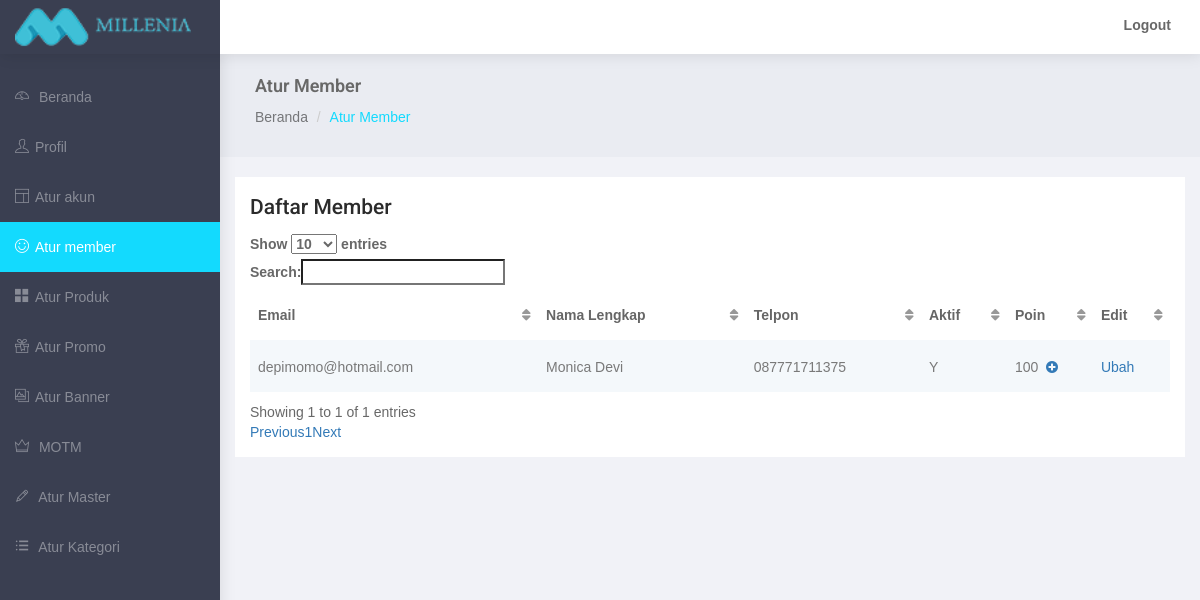
Page /admin/member.php (signed in) on the earlier database version.
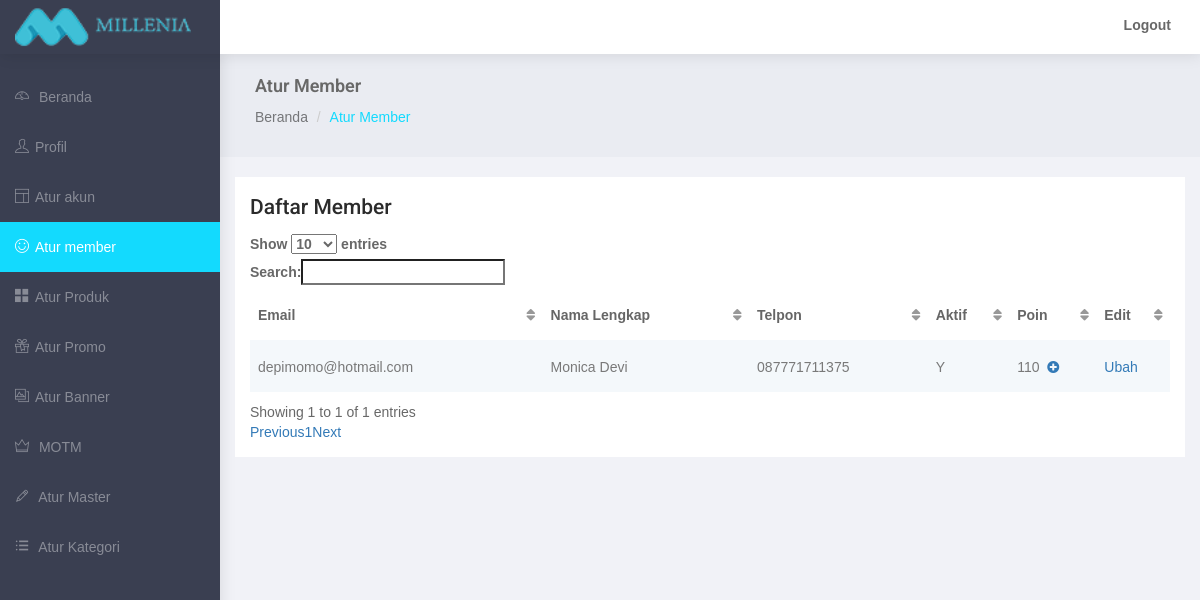
Same page on the later database version.
### tables this page shows
CREATE TABLE `mi_member` (
  `member_id` int(11) NOT NULL,
  `member_email` varchar(100) NOT NULL,
  `member_pass` varchar(200) NOT NULL,
  `member_crypt` text NOT NULL,
  `member_fullname` varchar(50) DEFAULT NULL,
  `member_address` varchar(200) DEFAULT NULL,
  `member_city_id` int(11) DEFAULT NULL,
  `member_postcode` int(6) DEFAULT NULL,
  `member_phone` varchar(20) DEFAULT NULL,
  `member_breast` int(3) DEFAULT NULL,
  `member_waist` int(3) DEFAULT NULL,
  `member_point` int(11) DEFAULT NULL,
  `member_active` enum('Y','N') NOT NULL DEFAULT 'N',
  `member_regdate` date NOT NULL,
  `member_regtime` time NOT NULL,
  `member_hashing_signup` text NOT NULL,
  `member_hashing_forgot` text
);

### admin/member.php (the view, shortened to what this page needs)
<?php
	require 'includes/connect.php';
?>
<!DOCTYPE html>
<html lang="en">
<head>
</head>
<body>
    <div id="wrapper">
        <div id="page-wrapper">
            <div class="container-fluid">
                <div class="row bg-title">
                    <div class="col-lg-12">
                        <h4 class="page-title">Atur Member</h4>
                        <ol class="breadcrumb">
                            <li><a href="index.php">Beranda</a></li>
                            <li class="active">Atur Member</li>
                        </ol>
                    </div>
                </div>
                <div class="row">
                    <div class="col-md-12 col-lg-12 col-sm-12">
                        <div class="white-box">
                            <h3>Daftar Member</h3>
                            <div class="table-responsive">
                                <table id="tbl" class="table-striped table">
                                    <thead>
                                        <tr>
                                            <th>Email</th>
                                            <th>Nama Lengkap</th>
                                            <th>Telpon</th>
                                            <th>Aktif</th>
                                            <th>Poin</th>
                                            <th>Edit</th>
                                        </tr>
                                    </thead>
                                    <tbody>
                                        <?php
                                        $list = mysqli_query($conn, "SELECT * FROM mi_member");
                                        while ($row = mysqli_fetch_assoc($list))
                                          {
                                            $id = $row['member_id'];
                                            $email = $row['member_email'];
                                            $fullname = $row['member_fullname'];
                                            $phone = $row['member_phone'];
                                            $active = $row['member_active'];
                                            $point = $row['member_point'];
                                            echo "
                                            <tr>
                                              <td>".$email."</td>
                                              <td>".$fullname."</td>
                                              <td>".$phone."</td>
                                              <td>".$active."</td>
                                              <td>".$point."<a data-toggle='modal' data-target='#modalEdit' data-id='".$id."' style='cursor: pointer;' class='edit'>&nbsp&nbsp<i class='fa fa-plus-circle'></a></td>
                                              <td><a href='edit-member.php?id=".$id."'>Ubah</a></td>
                                            </tr>
                                            ";
                                          }
                                        ?>
                                    </tbody>
                                </table>
                            </div>
                        </div>
                    </div>
                </div>
            </div>
        </div>
    </div>
</body>
</html>

### admin/css/style.css (style rules this page uses)
* { outline:0!important }
body { background:#3a3f51;font-family:'Open Sans',sans-serif;margin:0;overflow-x:hidden;color:#686868 }
html { position:relative;min-height:100%;background:#f1f2f7 }
h1,h2,h3,h4,h5,h6 { color:#2b2b2b;font-family:Roboto,sans-serif;margin:10px 0;font-weight:300 }
h3 { line-height:30px;font-size:21px }
h4 { line-height:22px;font-size:18px }
b { font-weight:600 }
#wrapper { width:100% }
#page-wrapper { padding:0 0 60px;min-height:568px;background:#f1f2f7 }
.bg-title { background:#eaecf2;overflow:hidden;padding:15px 20px 10px;margin-bottom:20px }
.bg-title h4 { color:#686868;font-weight:600 }
.bg-title .breadcrumb { background:0 0;padding:0 }
.bg-title .breadcrumb a { color:rgba(0,0,0,.5) }
.bg-title .breadcrumb .active,.logo i { color:#13dafe }
.top-left-part { width:220px;float:left;background:#3a3f51 }
.top-left-part a { color:#fff;font-size:18px;line-height:50px;padding-left:15px;text-transform:uppercase }
.navbar-header { width:100%;background:#fff;border:0 }
.navbar-default { border:0;box-shadow:1px 1px 15px rgba(0,0,0,.1) }
.navbar-top-links { margin-right:0 }
.navbar-top-links>li { float:left }
.navbar-top-links li:last-child { margin-right:15px }
.navbar-top-links>li>a { color:#686868;padding:0 14px;line-height:50px;min-height:50px }
.profile-pic { padding:0 20px;line-height:50px }
table.dataTable thead .sorting,table.dataTable thead .sorting_asc,table.dataTable thead .sorting_asc_disabled,table.dataTable thead .sorting_desc,table.dataTable thead .sorting_desc_disabled { background:0 0 }
table.dataTable thead .sorting_asc:after { content:"\f0de";float:right;font-family:fontawesome }
table.dataTable thead .sorting:after { content:"\f0dc";float:right;font-family:fontawesome;color:rgba(50,50,50,.5) }
.white-box { background:#fff;padding:15px;margin-bottom:20px }
.white-box h3 { margin:0 0 12px;font-weight:500 }
.fa-fw { width:20px!important;display:inline-block!important;text-align:left!important }
.waves-effect { position:relative;cursor:pointer;display:inline-block;overflow:hidden;-webkit-user-select:none;-moz-user-select:none;-ms-user-select:none;user-select:none;-webkit-tap-highlight-color:transparent }
.table { margin-bottom:10px }
.table-hover>tbody>tr:hover,.table-striped>tbody>tr:nth-of-type(odd),.table>tbody>tr.active>td,.table>tbody>tr.active>th,.table>tbody>tr>td.active,.table>tbody>tr>th.active,.table>tfoot>tr.active>td,.table>tfoot>tr.active>th,.table>tfoot>tr>td.active,.table>tfoot>tr>th.active,.table>thead>tr.active>td,.table>thead>tr.active>th,.table>thead>tr>td.active,.table>thead>tr>th.active { background-color:#f4f8fb!important }
.table-bordered,.table>tbody>tr>td,.table>tbody>tr>th,.table>tfoot>tr>td,.table>tfoot>tr>th,.table>thead>tr>td,.table>thead>tr>th { border-top:1px solid #f4f8fb }
.table>tbody>tr>td,.table>tbody>tr>th,.table>tfoot>tr>td,.table>tfoot>tr>th,.table>thead>tr>td,.table>thead>tr>th { padding:15px 8px }
.table>thead>tr>th { vertical-align:bottom;border-bottom:2px solid #f4f8fb }
tbody { color:#797979 }
th { color:#666;font-weight:600 }
.sidebar { background:#3a3f51;overflow-y:auto }
.sidebar .sidebar-nav.navbar-collapse { padding-left:0;padding-right:0 }
.sidebar .fa-fw { width:20px;text-align:left;display:inline-block }
#side-menu li a { color:rgba(255,255,255,.4) }
#side-menu>li>a { padding:15px 30px 15px 15px }
#side-menu>li>a.active { background-color:#13dafe;color:#fff }
[class*=" ti-"],[class^=ti-] { font-family:themify;speak:none;font-style:normal;font-weight:400;font-variant:normal;text-transform:none;line-height:1;-webkit-font-smoothing:antialiased;-moz-osx-font-smoothing:grayscale }
.ti-user:before { content:"\e602" }
.ti-pencil:before { content:"\e61c" }
.ti-layout:before { content:"\e62e" }
.ti-crown:before { content:"\e642" }
.ti-menu-alt:before { content:"\e68f" }
.ti-gift:before { content:"\e6a0" }
.ti-dashboard:before { content:"\e6aa" }
.ti-gallery:before { content:"\e71e" }
.ti-face-smile:before { content:"\e71f" }
.ti-layout-grid2-alt:before { content:"\e739" }
@media (min-width:768px) { #page-wrapper { position:relative;margin:0 0 0 220px;transition:.5s ease-out;top:50px } }
@media (min-width:768px) { .navbar-default { position:fixed;width:100%;top:0 } }
@media (min-width:768px) { .sidebar { z-index:1;position:fixed;width:220px;top:50px;height:95%;transform:translate3d(0,0,0);transition:all .6s ease-out } }

Differences in the rows shown:
changed mi_member "depimomo@hotmail.com": member_point "100" → "110"
